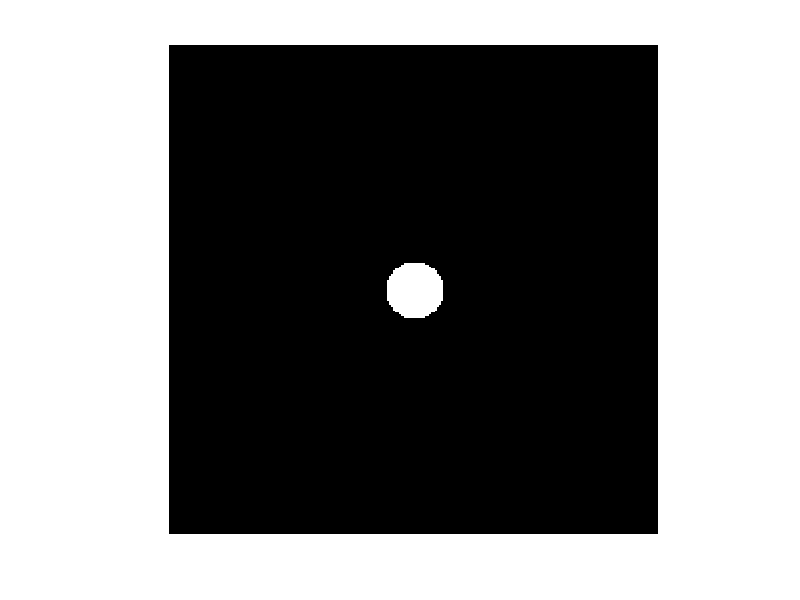
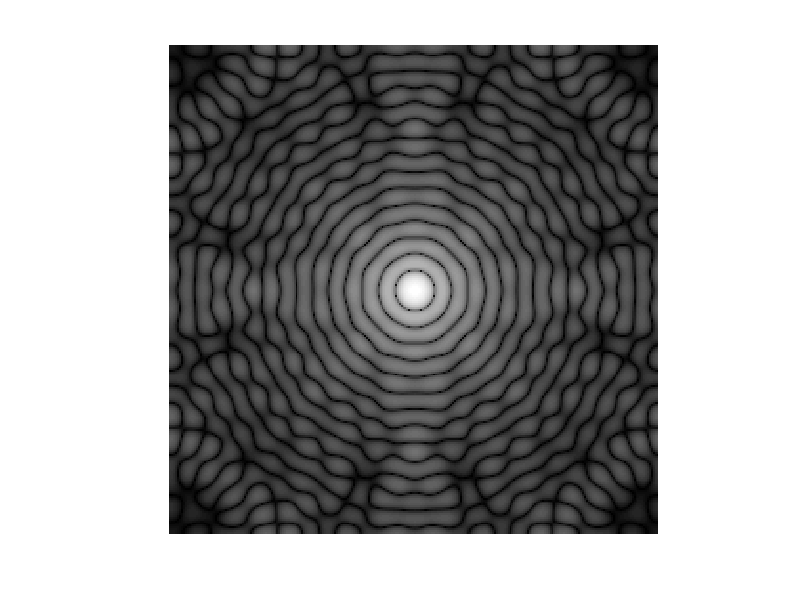

These charts were generated, in order, by the following MATLAB code:
[x,y]=meshgrid(-128:127,-128:127);
z=sqrt(x.^2+y.^2);
c=(z<15);
 figure,imshow(c);
 cf=fftshift(fft2(c));
 cf1=log(1+abs(cf));
 m=max(cf1(:));
 figure,imshow(im2uint8(cf1/m));